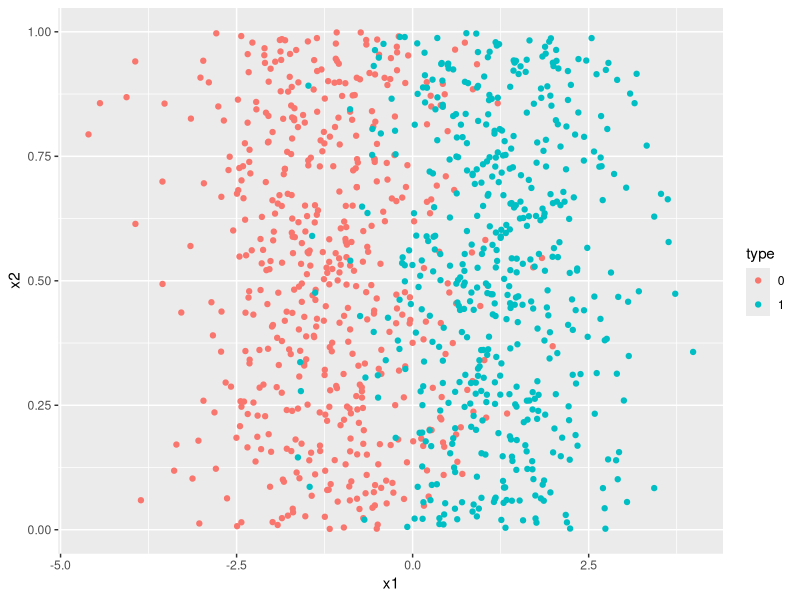
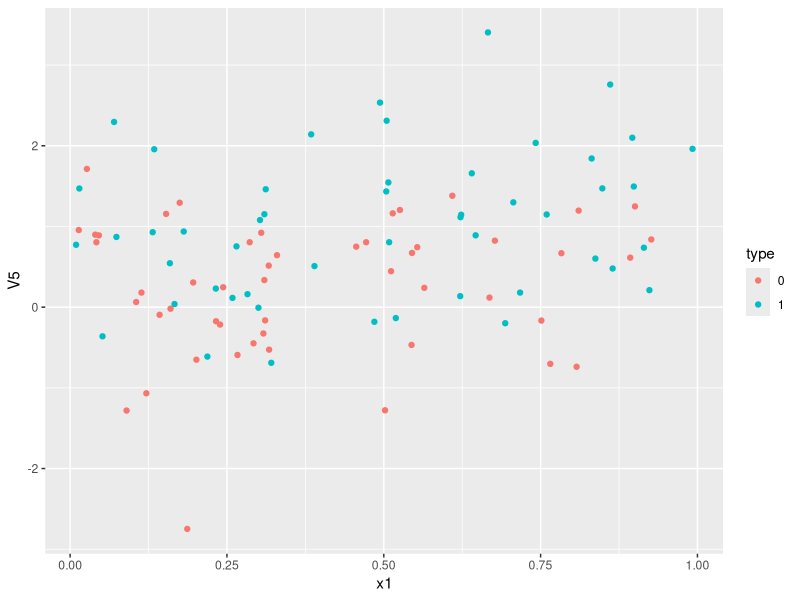

Write R code to recreate these figures, in order. (Note: this script raises an error after producing the figures.)
# stats 606 project 

# simulation - y (binary time series dataset) x (10 dim time series dataset)

# library package
library(ggplot2)

# scenario1 -----------------------------------------------
# sample size: 1000 with 2 features
# y: binary 
# x1: normal distribution
# x2: random noise 
set.seed(1234)
n = 1000
mu0 = rnorm(1, 0, 1)
mu1 = rnorm(1, 1, 1)
x1 = c(rnorm(n/2, mu0, 1), rnorm(n/2, mu1, 1))
x2 = runif(n)
y = c(rep(0, n/2), rep(1, n/2))
simu_data = data.frame(x1 = x1,  x2 = x2, y = y)

ggplot(simu_data)+
  geom_point(aes(x = x1, y = x2, color = factor(y)))+
  labs(color = 'type')

# bayes error rate p(misclassified) = p(x)p(y neq c(x))dx 
# assume p(y=0) = p(y=1) balanced dataset expand.grid
xnew = t(seq(-3,3,0.01))
x_marginal0 = apply(xnew, 1, function(x) dnorm(x, mu0, 1))
x_marginal1 = apply(xnew, 1, function(x) dnorm(x, mu1, 1))
x_marginal = x_marginal1*0.5 + x_marginal0*0.5
conditional_1 = x_marginal1*0.5/x_marginal
bayes_error = sum(x_marginal*(conditional_1*(conditional_1<0.5) + (1-conditional_1)*(conditional_1>0.5) ))/sum(x_marginal)
bayes_error 


# distance matrix p*n*n
distance_cal = function(xdata, p, n, t){
  # x: 3d arrary (ith index, kth dimension, t time series; for each index, t*p dim)
  # n: # of time series points we have 
  m = n-t 
  dist = array(rep(0,p*n*n), c(p,n,n))
  x = array(rep(0,p*t*n), c(p,t+1,n))
  for (i in 1:n){
    for (k in 1:p){
      # time series dataset x[k, ,i]: vector 1:t 
      x[k, ,i] = xdata[i:i+t,k]
    }
  }
  
  for (i in 1:m){
    for (j in 1:m){
      for (k in 1:p){
        # x in 3 d: t*p*n  (updated:>>using the huge distance matrix)
        # distance_matrix[i, j, k ] = norm(x[,k,i] - x[,k,j])^2 >> single value to a vector 
        # distance within same dimension (to save time, can only calcualte upper tri-region)
        dist[k,i,j] = norm((x[k, ,i] - x[k, ,j]), '2')
      }
    }
  }
  return (dist)
}

dist_scenario1 = distance_cal(simu_data[, 1:2], p = 2, n , t = 0)
dim(dist_scenario1[1,,])
# save and load the dataset
save(simu_data, bayes_error, distance_cal, dist_scenario1, file = 'treeproject.Rdata')

# scenario2 -----------------------------------------------
# sample size: 100 with 10 features
# y: binary 
# x1 - x4: random noise 
# x5 - x10: normal distribution, weights: dirichilet distribution
set.seed(1234)
n = 100
x1 = runif(n)
x2 = runif(n)
x3 = runif(n)
x4 = runif(n)
simu_data = data.frame(x1 = x1, x2 = x2, x3 = x3, x4 = x4)
mu0 = rnorm(6, 0, 1)
feature_weight = MCMCpack::rdirichlet(1,rep(1, 6))
for (i in 1:6){
  simu_data[,i+4] = rnorm(n, mu0[i], 1)
}
y_values = as.matrix(simu_data[,5:10], n, 6)%*%t(feature_weight)
threshold = median(y_values)
simu_data$y = (y_values > threshold)*1

ggplot(simu_data)+
  geom_point(aes(x = x1, y = V5, color = factor(y)))+
  labs(color = 'type')

# bayes error rate p(misclassified) = p(x)p(y neq c(x))dx 
# assume p(y=0) = p(y=1) balanced dataset expand.grid
# p(x|y=0) = p(x|w1*x1+...+w10*x10 > 0.5) = p(x1, ..., x10 | z) = p(x1|z)*...p(x10|z)  z also follow normal distribution 
# e.g. p(x = 0 |x+r < 0.5) = p(x=0, r< 0.5)/p(z<0.5)  
# 
xnew = expand.grid(x1=seq(-1,1,0.5), x2=seq(-1,1,0.5), x3=seq(-1,1,0.5), x4=seq(-1,1,0.5), x5=seq(-1,1,0.5), x6=seq(-1,1,0.5))
mean.y = sum(mu0*feature_weight)
var.y = sum(feature_weight^2)
densi0 = function(x){
  x_marginal0 = 1
  for (i in 1:6){
    # same row
    tmp_x_marginal0 = dnorm(x[i], mu0[i], 1)* pnorm(threshold-x[i], mean.y - mu0[i], sqrt(var.y - feature_weight[i]^2))/pnorm(threshold, mean.y, sqrt(var.y))
    x_marginal0 = x_marginal0*tmp_x_marginal0 
  }
  return(x_marginal0)
}
densi1 = function(x){
  x_marginal0 = 1
  for (i in 1:6){
    # same row
    tmp_x_marginal0 = dnorm(x[i], mu0[i], 1)*(1-pnorm(threshold-x[i], mean.y - mu0[i], sqrt(var.y - feature_weight[i]^2)))/(1-pnorm(threshold, mean.y, sqrt(var.y)))
    x_marginal0 = x_marginal0*tmp_x_marginal0 
  }
  return(x_marginal0)
}
x_marginal0 = apply(xnew, 1, densi0)
x_marginal1 = apply(xnew, 1, densi1)
x_marginal = x_marginal1*0.5 + x_marginal0*0.5
conditional_1 = x_marginal1*0.5/x_marginal
bayes_error = sum(x_marginal*(conditional_1*(conditional_1<0.5) + (1-conditional_1)*(conditional_1>0.5) ))/sum(x_marginal)
bayes_error 

dist_scenario = distance_cal(simu_data[, 1:10], p = 10, n , t = 0)
dim(dist_scenario[1,,])
# save and load the dataset
output = list(dist_scenario, simu_data$y)
save(bayes_error, output, file = 'treeproject.Rdata')












# sample size: 1000 with 2 features
# y: binary 
# x1: normal distribution (mu1 = -2, mu2 = 2, sigma = 2)
# x2: random noise 
# gaussian mixture  
# decision boundary 
# bayes optimal error 
set.seed(606)
n = 1000
# mixture of gaussian clusters 
# first we generate 1 means from a bivariate gaussian distribution label it as blue
# then we generate 1 mean from a bivariate gaussian distribution label it as orange 
Sigma = matrix(c(1,0,0,1),2,2)
mu1 = MASS::mvrnorm(n, c(1, 0), Sigma)
mu2 = MASS::mvrnorm(n, c(0, 1), Sigma)
# grid point to decide which is blue or orange 
x1 = c(rnorm(n/2, -1, 1), rnorm(n/2, 1, 1))
x2 = runif(n)
y = c(rep(0, n/2), rep(1, n/2))
simu_data = data.frame(x1 = x1, x2 = x2, y = y)
# bayes error rate 


# scatter plot  x1 vs x2 wrt y 
ggplot(simu_data, aes(x = x1, y= x2, z = y))+
  geom_point(color = simu_data$y)+
  labs(color = 'type')+
  geom_contour(color = 'black')

# tree method illustration
# sample size: 1000 with 2 features
# y: binary 
# x1 & x2: multivariate uniform distribution p =.6
set.seed(606)
n = 1000
#Sigma = matrix(c(10,3,3,2),2,2)
#x = MASS::mvrnorm(n, rep(0, 2), Sigma)
x1 = runif(n)
x2 = runif(n)
# generate y
y = (x1<=0.5)
# overlapping
overlapping = 0.1
x1 = x1 + (x1<=0.5)*overlapping
x1 = x1 - (x1>0.5)*overlapping
simu_data = data.frame(x1 = x1, x2 = x2, y = y)

ggplot(simu_data)+
  geom_point(aes(x = x1, y = x2, color = factor(y)))+
  labs(color = 'type')+
  geom_vline(xintercept = 0.5, color = 'blue')+
  scale_x_continuous(limits = c(0,1))

  

  
# sample size: 1000 with 2 features
# y: binary 
# x1: normal distribution (mu1 = , mu2 = , sigma)
# x2: random noise




# algorithm - find the exemplar, adjust the weight 

# given a time series x matrix (n*p)
# reshape to 3d (ith index, kth dimension, t time series; for each index, t*p dim)
distance_cal = function(x){
  # calculate distance between two exemplar
  # examplar: t*p matrix
  # x: 3d arrary (ith index, kth dimension, t time series; for each index, t*p dim)
  # n: # of time series points we have 
  # w: weight, vector with p*1
  dist = array(rep(0,n*n*p), c(n,n,p))
  
  for (i in 1:n){
    for (j in 1:n){
      for (k in 1:p){
        # distance in 3 d: t*p*n  (updated:>>using the huge distance matrix)
        # distance_matrix[i, j, k ] = norm(x[,k,i] - x[,k,j])^2 >> single value to a vector 
        # distance within same dimension (to save time, can only calcualte upper tri-region)
        dist[i,j, k] = norm((x[,k,i] - x[,k,j]), '2')
      }
    }
  }

  # return a vector of index: 1 or 2
  return (dist)
}

classfiy = function(indices_exemplar_1, indices_exemplar_2, w, distance_matrix){
  # calculate distance between two exemplar
  # examplar: t*p matrix
  # x: 3d arrary (ith index, kth dimension, t time series; for each index, t*p dim)
  # n: # of time series points we have 
  # w: weight, vector with p*1
  n = dim(distance_matrix)[1]
  dist = matrix(0L, n, 2)

  for (i in 1:n){
    
    # distance in 3 d: t*p*n  (updated:>>using the huge distance matrix) distance_matrix[i_index,j_index, k]
    # distance_matrix[i, j, k ] = norm(x[,k,i] - x[,k,j])^2 >> single value to a vector 
    dist[i,1] = distance_matrix[indices_exemplar_1, i, ]*w
    dist[i,2] = distance_matrix[indices_exemplar_2, i, ]*w
    
    # minimum distance 
    result[i] = which.min(dist[i,])
  }
  
  # return a vector of index: 1 or 2
  return (result)
}

# return exemaplar and corresponding distance 
# cumulative distance (all other vector to itself with weights) vector, dim: n*1
choose_exemplar = function(region1, distance_matrix, w){
  n_region1 = length(region_1)
  cum_dist = rep(0, n)
  d = length(w)
  
  # cumulative distance (all other vector to itself with weights) vector, dim: n*1
  for (i in 1:n_region1){
    for (j in 1:n_region1){
      for (k in 1:d){
        i_index = region_1[i]
        j_index = region_1[j]
        cum_dist[i] = cum_dist[i] + distance_matrix[i_index,j_index, k]*w[k]
      } 
    }
  }
  
  # return exemplar index (original order) and cum_dist
  index_exemplar = which.min(cum_dist)
  index_exemplar = region_1[index_exemplar]
  #distance_stored = cum_dist[index_exemplar]
  
  #return(c(index_exemplar, distance_stored))
  return(index_exemplar)
}

# find the best weight 
# return a vector 
find_weight = function(indices_exemplar_1, misclassified_1, distance_matrix, w){
  p = length(w)
  mis_dis = rep(0, p)
  i_index = indices_exemplar_1
  n_region1_mis = length(misclassified_1) 
  
  for (k in 1:p){
    for (j in 1:n_region1_mis){
      j_index = misclassified_1[j]
      mis_dist[k] = mis_dist[k] + distance_matrix[i_index,j_index, k]
    } 
    # update - comparing with 0
    mis_dist[k] = max(mis_dist[k], 0)
  }
  # normizaltion - return a vector 
  w =  mis_dist/sum(mis_dist)
  
  return(w)
}

exemplar_weight = function(indices_exemplar_1, indices_exemplar_2, w, distance_matrix){
  
  # classify the rest points into two areas - based on distance (lie within certain distance)
  # go through everypoint into the area to classify points into 2 area 
  index_classification = classfiy(indices_exemplar_1, indices_exemplar_2, w, distance_matrix)
  
  # find the exemplar - same response with minimize distance
  # two region: 
  # in region 1, index who were classfied correctly, return a vector of index 
  region_1 = which(index_classification == 1 & y == 0)
  region_2 = which(index_classification == 2 & y == 1)
  
  # calculate distance array (same type) between x values  3d: i:row index, j: column column, k: dimension
  # we have distance matrix: stored all pointwise distance between 2 points from same group
  # distance_matrix_1 = array(distance_data, c(n, n, d))  x[,,i] t*p dimension for index i 
  # distance_matrix[i, j, k ] = norm(x[,k,i] - x[,k,j])^2 >> single value to a vector 

  # update exemplar
  indices_exemplar_1 = choose_exemplar(region1, distance_matrix, w)
  indices_exemplar_2 = choose_exemplar(region2, distance_matrix, w)
  exemplar_1 = x[,,indices_exemplar_1]
  exemplar_2 = x[,,indices_exemplar_2]
  
  # update the weight for region 1 
  # classfication with new exemplar
  index_classification = classfiy(indices_exemplar_1, indices_exemplar_2, w, distance_matrix)
  
  # given exemplar and distance matrix, maxmize distance to whom are misclassfied 
  misclassified_1 = which(index_classification == 1 & y == 1)
  misclassified_2 = which(index_classification == 2 & y == 0)
  
  # algorthms to find the best weight for each k 
  w_1 =  find_weight(indices_exemplar_1, misclassified_1, distance_matrix, w)
  w_2 =  find_weight(indices_exemplar_2, misclassified_2, distance_matrix, w)
  
  # return index for exemplar and respective weight vector
  return(c(indices_exemplar_1, indices_exemplar_2,  w_1, w_2))
}



# initization 
# x 3d array
# x is 3d arrary [,,i] ith index -- t*p time series 
t = dim(x)[1]
p = dim(x)[2]
n = dim(x)[3]

# given a distance_matrix
distance_matrix

# weight is vector dim: 1*k
w = rep(1/d, p)
  
# two groups in y
y_group0 = which(y==0)
y_group1 = which(y==1)

# random two exemplar, classify datapoints into two areas (maybe chosen exemplar with same type) >> chosen from two different index set
indices_exemplar_1 = sample(y_group0, 2)
indices_exemplar_2 = sample(y_group1, 2)

exemplar_1 = x[,,indices_exemplar[1]]
exemplar_2 = x[,,indices_exemplar[2]]

# for-loop to find the best exemplar and weight 
#?? tree structure, each time return a different vector of weight

results = exemplar_weight(exemplar_1, exemplar_2, w, distance_matrix)
indices_exemplar_1 = results[1]
indices_exemplar_2  = results[2]
w_1 = results[3]
w_2 = results[4]
# stopping criterion on weight, see how the difference in weight change sum(w1-w0)/sum(w1)
# weight can be negative or positive 
